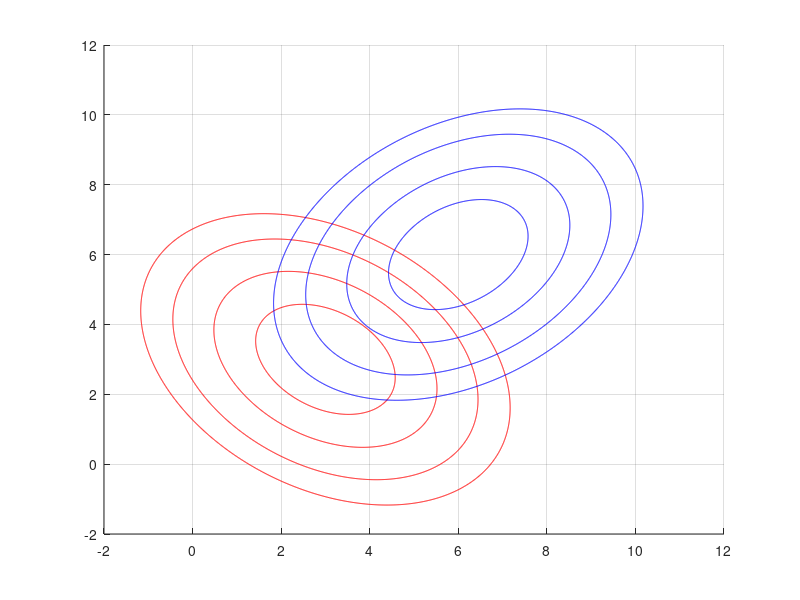

Source code (MATLAB): (Note: this script raises an error after producing the figure.)
clear ; close all; clc

m1 = [3 3];
S1 = [1.2 -0.4; -0.4 1.2];

m2 = [6 6];
S2 = [1.2 0.4; 0.4 1.2];

x1 = -2 : 0.01 : 12;
x2 = -2 : 0.01 : 12;

x1_size = length(x1);
x2_size = length(x2);

[X1, X2] = meshgrid(x1, x2);

Y1 = mvnpdf([X1(:) X2(:)], m1, S1);
Y2 = mvnpdf([X1(:) X2(:)], m2, S2);

Y1_Reshape = reshape(Y1, x2_size, x1_size);
Y2_Reshape = reshape(Y2, x2_size, x1_size);

%% 1st case ( S1 != S2 )
figure(1)
hold on
contour(x1, x2, Y1_Reshape, [.0001 .001 .01 .05:.1:.95 .99 .999 .9999], 'r')
contour(x1, x2, Y2_Reshape, [.0001 .001 .01 .05:.1:.95 .99 .999 .9999], 'b')
grid on

P1 = [0.1 0.25 0.5 0.75 0.9];
P_Size = length(P1);
P2 = 1 - P1;

for i = 1 : P_Size
    syms x y
    y = (22.5 - 2 * log(P2(i) / P1(i))) / (1.25 * x);
    ezplot(y, [-2 12 -2 12]);
    legend('Class 1', 'Class 2', 'P1 = 0.1', 'P1 = 0.25', 'P1 = 0.5', 'P1 = 0.75', 'P1 = 0.9')
end
hold off

%% 2nd case ( S1 = S2 )

S1 = S2;

Y1 = mvnpdf([X1(:) X2(:)], m1, S1);
Y1_Reshape = reshape(Y1, x2_size, x1_size);

figure(2)
hold on
contour(x1, x2, Y1_Reshape, [.0001 .001 .01 .05:.1:.95 .99 .999 .9999], 'r')
contour(x1, x2, Y2_Reshape, [.0001 .001 .01 .05:.1:.95 .99 .999 .9999], 'b')
grid on

for i = 1 : P_Size
    syms x y
    y = -x + (33.75 - 2 * log(P2(i) / P1(i)) ) / 3.75;
    ezplot(y, [-2 12 -2 12]);
    legend('Class 1', 'Class 2', 'P1 = 0.1', 'P1 = 0.25', 'P1 = 0.5', 'P1 = 0.75', 'P1 = 0.9')
end
hold off





